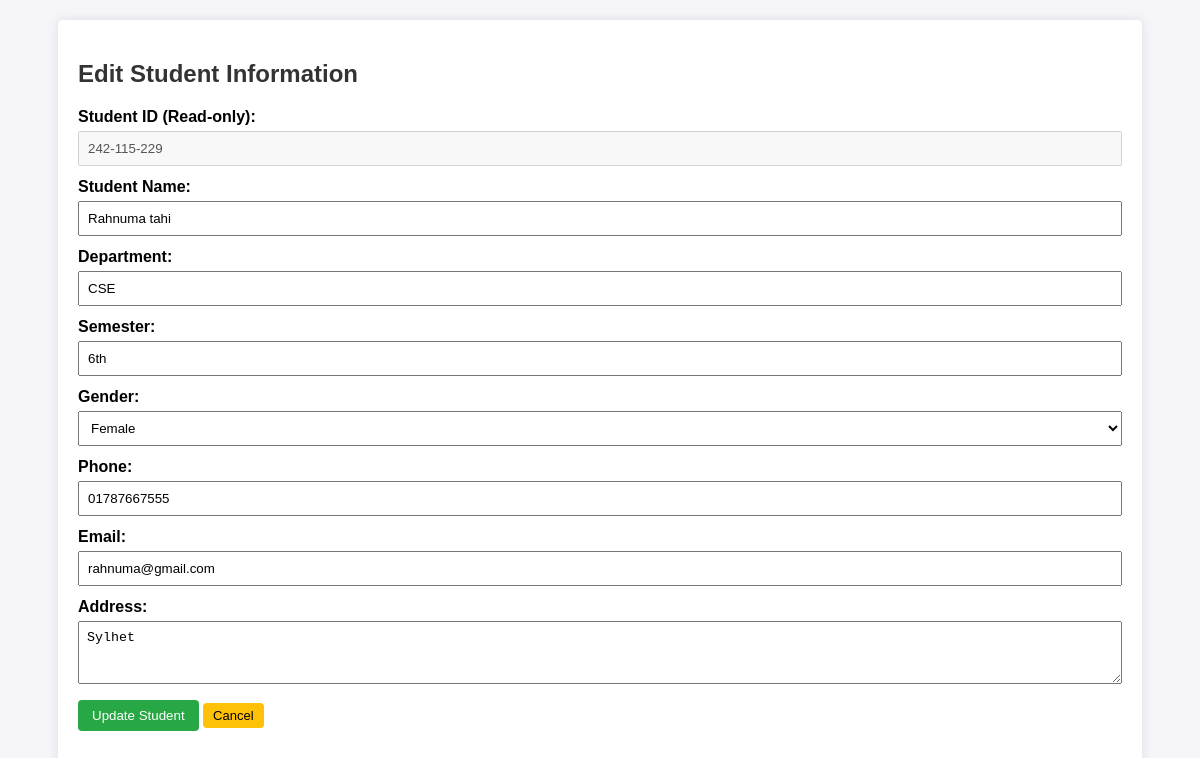
Screenshot of /edit.php?id=242-115-229 with the database file from the repository.
### tables this page shows
CREATE TABLE `students` (
  `id` INT(11) NOT NULL AUTO_INCREMENT,
  `student_id` VARCHAR(50) NOT NULL,
  `student_name` VARCHAR(100) NOT NULL,
  `department` VARCHAR(50) NOT NULL,
  `semester` VARCHAR(20) NOT NULL,
  `gender` VARCHAR(10) NOT NULL,
  `phone` VARCHAR(20) NOT NULL,
  `email` VARCHAR(100) NOT NULL,
  `address` TEXT DEFAULT NULL,
  PRIMARY KEY (`id`),
  UNIQUE KEY `student_id` (`student_id`)
);

### edit.php (the view, shortened to what this page needs)
<?php
require_once 'config.php';
if (isset($_GET['id'])) {
    $student_id = mysqli_real_escape_string($conn, $_GET['id']);
    $query = "SELECT * FROM students WHERE student_id = '$student_id'";
    $result = mysqli_query($conn, $query);
    $student = mysqli_fetch_assoc($result);
}
?>
<!DOCTYPE html>
<html>
<head>
    <link rel="stylesheet" href="css/style.css">
</head>
<body>
<div class="container">
    <h2>Edit Student Information</h2>
    <form method="POST">
        <div class="form-group">
            <label>Student ID (Read-only):</label>
            <input type="text" value="<?php echo $student['student_id']; ?>" disabled>
        </div>
        <div class="form-group">
            <label>Student Name:</label>
            <input type="text" name="student_name" value="<?php echo $student['student_name']; ?>" required>
        </div>
        <div class="form-group">
            <label>Department:</label>
            <input type="text" name="department" value="<?php echo $student['department']; ?>" required>
        </div>
        <div class="form-group">
            <label>Semester:</label>
            <input type="text" name="semester" value="<?php echo $student['semester']; ?>" required>
        </div>
        <div class="form-group">
            <label>Gender:</label>
            <select name="gender" required>
                <option value="Female" <?php if($student['gender'] == 'Female') echo 'selected'; ?>>Female</option>
            </select>
        </div>
        <div class="form-group">
            <label>Phone:</label>
            <input type="text" name="phone" value="<?php echo $student['phone']; ?>" required>
        </div>
        <div class="form-group">
            <label>Email:</label>
            <input type="email" name="email" value="<?php echo $student['email']; ?>" required>
        </div>
        <div class="form-group">
            <label>Address:</label>
            <textarea name="address" rows="3"><?php echo $student['address']; ?></textarea>
        </div>
        <button type="submit" class="btn">Update Student</button>
        <a href="index.php" class="btn btn-warning">Cancel</a>
    </form>
</div>
</body>
</html>

### style.css (style rules this page uses)
body { font-family: Arial, sans-serif; margin: 20px; background-color: #f4f4f9; }
.container { width: 90%; margin: auto; background: #fff; padding: 20px; border-radius: 5px; box-shadow: 0 0 10px rgba(0,0,0,0.1); }
h2 { color: #333; margin-bottom: 20px; }
.btn { background: #28a745; color: white; padding: 8px 14px; border: none; cursor: pointer; text-decoration: none; border-radius: 4px; display: inline-block; margin-bottom: 15px; }
.btn-warning { background: #ffc107; color: #000; padding: 5px 10px; font-size: 13px; }
.form-group { margin-bottom: 12px; }
.form-group label { display: block; margin-bottom: 5px; font-weight: bold; }
.form-group input, .form-group select, .form-group textarea { width: 100%; padding: 8px; box-sizing: border-box; }

### rows the page displays
students: student "242-115-229", student_name "Rahnuma tahi", department "CSE", semester "6th", gender "Female", phone "01787667555", email "rahnuma@gmail.com", address "Sylhet"
